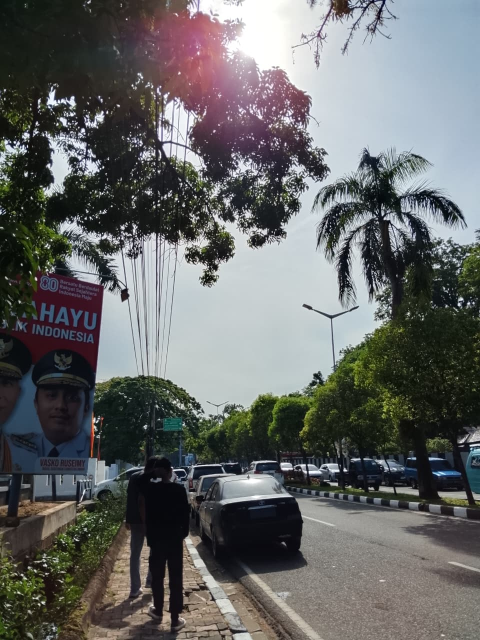
#> input picture PERTEMUAN 6/TUGAS/citra.jpeg, 960 x 1280 px (shown at 1/2 size)
$ python Pipeline_Restorasi_Citra_untuk_Motion_Blur_dan_Noise.py
#> lines starting #> are read from the running program, lines starting #| are printed output that depends on the picture; long printed decimals are rounded
"""
PIPELINE RESTORASI CITRA UNTUK MOTION BLUR DAN NOISE

Program ini melakukan:
1. Membaca citra asli
2. Membuat degradasi (motion blur, gaussian + blur, S&P + blur)
3. Estimasi PSF berdasarkan parameter
4. Restorasi (Inverse, Wiener, Lucy-Richardson)
5. Evaluasi (MSE, PSNR, SSIM, waktu)
6. Visualisasi hasil dan spektrum frekuensi
"""

import cv2
import numpy as np
import matplotlib.pyplot as plt
import time
from skimage.metrics import structural_similarity as ssim
from scipy.signal import convolve2d
from scipy.signal import fftconvolve
from skimage.restoration import richardson_lucy


# ==========================================================
# MEMBACA CITRA ASLI
# ==========================================================

image = cv2.imread("citra.jpeg", cv2.IMREAD_GRAYSCALE)
#> image: shape (1280, 960); min 0, max 255, mean 102.8

if image is None:
    print("Gambar tidak ditemukan")
    exit()

image = cv2.resize(image, (256,256))
#> image: shape (256, 256)


# ==========================================================
# MEMBUAT PSF MOTION BLUR
# ==========================================================

def motion_psf(length=15, angle=30):

#> called with length = 15, angle = 30
    psf = np.zeros((length, length))
    center = length // 2

    for i in range(length):
        x = int(center + (i - center) * np.cos(np.deg2rad(angle)))
        y = int(center + (i - center) * np.sin(np.deg2rad(angle)))

        if 0 <= x < length and 0 <= y < length:
            psf[y, x] = 1

    psf /= psf.sum()
    return psf


psf = motion_psf(15,30)


# ==========================================================
# FUNGSI DEGRADASI
# ==========================================================

def apply_motion_blur(img, psf):
    return fftconvolve(img, psf, mode='same')


def add_gaussian_noise(img, sigma=20):
#> called with sigma = 20
    noise = np.random.normal(0, sigma, img.shape)
    noisy = img + noise
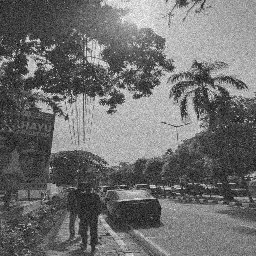
#> noisy: shape (256, 256) float64; min -62.48, max 314.3, mean 102.7; drawn with min black and max white
    return np.clip(noisy,0,255)


def add_sp_noise(img, prob=0.05):
#> called with prob = 0.05
    noisy = img.copy()
    rnd = np.random.rand(*img.shape)

    noisy[rnd < prob/2] = 0
    noisy[rnd > 1 - prob/2] = 255
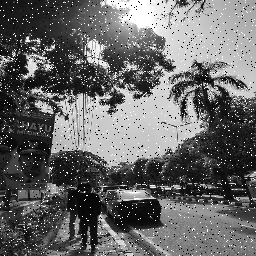
#> noisy: shape (256, 256); min 0, max 255, mean 104

    return noisy


# ==========================================================
# MEMBUAT VARIASI DEGRADASI
# ==========================================================

blur_only = apply_motion_blur(image, psf)

gauss_blur = apply_motion_blur(add_gaussian_noise(image), psf)

sp_blur = apply_motion_blur(add_sp_noise(image), psf)
#> in apply_motion_blur (call 3), `return fftconvolve(img, psf, mode='same')`:
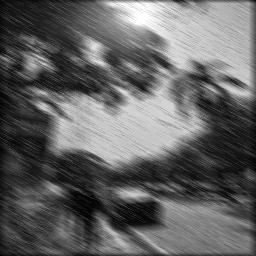
#> returned value: shape (256, 256) float64; min 3.36, max 255, mean 102; drawn with min black and max white


# ==========================================================
# RESTORASI
# ==========================================================

def inverse_filter(img, psf, eps=1e-3):

    G = np.fft.fft2(img)
    H = np.fft.fft2(psf, s=img.shape)

    F_hat = G / (H + eps)

    f = np.fft.ifft2(F_hat)
    return np.abs(f)


def wiener_filter(img, psf, K=0.01):

    G = np.fft.fft2(img)
    H = np.fft.fft2(psf, s=img.shape)

    H_conj = np.conj(H)

    F_hat = (H_conj / (np.abs(H)**2 + K)) * G

    f = np.fft.ifft2(F_hat)
    return np.abs(f)


def lucy_restoration(img, psf, iter=10):
    img = img / 255.0
    result = richardson_lucy(img, psf, num_iter=iter)
    return np.clip(result*255,0,255)


# ==========================================================
# METRIK EVALUASI
# ==========================================================

def mse(a,b):
    return np.mean((a-b)**2)


def psnr(a,b):
    m = mse(a,b)
    if m == 0:
        return 100
    return 20*np.log10(255.0/np.sqrt(m))


def ssim_val(a,b):
    return ssim(a.astype(np.uint8), b.astype(np.uint8))


# ==========================================================
# PROSES RESTORASI DAN EVALUASI
# ==========================================================

datasets = {
    "Motion Blur": blur_only,
    "Gaussian + Blur": gauss_blur,
    "SP + Blur": sp_blur
}

methods = {
    "Inverse": inverse_filter,
    "Wiener": wiener_filter,
    "Lucy": lucy_restoration
}

results = []

for name, img in datasets.items():

    for mname, method in methods.items():

        start = time.time()

        if mname == "Lucy":
            restored = method(img, psf)
        else:
            restored = method(img, psf)

        end = time.time()

        results.append([
            name,
            mname,
            mse(image, restored),
            psnr(image, restored),
            ssim_val(image, restored),
            end-start
        ])
#> this loop made 3 passes
#> name on passes 1 to 3: 'Motion Blur', 'Gaussian + Blur', 'SP + Blur'
#> pass 1, in lucy_restoration, `result = richardson_lucy(img, psf, num_iter=iter)`:
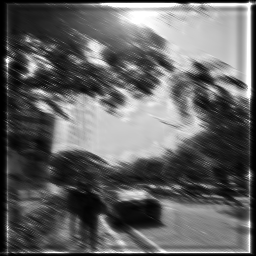
#> result: shape (256, 256) float64; min 5.62e-05, max 1, mean 0.392
#> after the loop, results = 9 items


# ==========================================================
# TABEL HASIL
# ==========================================================

print("\nTABEL HASIL RESTORASI")
print("="*90)
print(f"{'Data':20} {'Metode':15} {'MSE':10} {'PSNR':10} {'SSIM':10} {'Time':10}")
print("-"*90)

for r in results:
    print(f"{r[0]:20} {r[1]:15} {r[2]:10.2f} {r[3]:10.2f} {r[4]:10.3f} {r[5]:10.5f}")
#> this loop made 9 passes
#> r on passes 2, 3, 5, 6, 7, 8, 9: ['Motion Blur', 'Wiener', 4073.7, 12.03, 0.119, 0.0051], ['Motion Blur', 'Lucy', 1339.7, 16.86, 0.59, 0.0681], ['Gaussian + Blur', 'Wiener', 4155.6, 11.94, 0.0748, 0.0049], ['Gaussian + Blur', 'Lucy', 1405.5, 16.65, 0.502, 0.0679], ['SP + Blur', 'Inverse', 409121.4, -7.99, 0.00707, 0.00437], ['SP + Blur', 'Wiener', 4303.3, 11.79, 0.0583, 0.00468], ['SP + Blur', 'Lucy', 1568.5, 16.18, 0.424, 0.06]
#| Motion Blur          Inverse          414564.93      -8.05      0.007    0.00514
#| Motion Blur          Wiener             4073.72      12.03      0.119    0.0051
#| Motion Blur          Lucy               1339.68      16.86      0.590    0.06811
#| Gaussian + Blur      Inverse          410201.91      -8.00      0.008    0.00434
#| Gaussian + Blur      Wiener             4155.65      11.94      0.075    0.0049
#| Gaussian + Blur      Lucy               1405.54      16.65      0.502    0.06788
#| SP + Blur            Inverse          409121.43      -7.99      0.007    0.00437
#| SP + Blur            Wiener             4303.33      11.79      0.058    0.00468
#> (further printed lines are left out)


# ==========================================================
# VISUALISASI CITRA
# ==========================================================

# ----------------------------------------------------------
# CITRA ASLI DAN DEGRADASI
# ----------------------------------------------------------

plt.figure(figsize=(12,5))
plt.suptitle("Citra Asli dan Degradasi Motion Blur dan Noise")

plt.subplot(1,4,1)
plt.title("Citra Asli")
plt.imshow(image,cmap='gray')
plt.axis('off')

plt.subplot(1,4,2)
plt.title("Motion Blur")
plt.imshow(blur_only,cmap='gray')
plt.axis('off')

plt.subplot(1,4,3)
plt.title("Gaussian + Blur")
plt.imshow(gauss_blur,cmap='gray')
plt.axis('off')

plt.subplot(1,4,4)
plt.title("SP + Blur")
plt.imshow(sp_blur,cmap='gray')
plt.axis('off')

plt.show()


# ----------------------------------------------------------
# HASIL RESTORASI
# ----------------------------------------------------------

for name, img in datasets.items():

    plt.figure(figsize=(10,4))
    plt.suptitle("Hasil Restorasi - " + name)

    for i,(mname,method) in enumerate(methods.items()):

        if mname == "Lucy":
            res = method(img, psf)
        else:
            res = method(img, psf)

        plt.subplot(1,3,i+1)
        plt.title(mname)
        plt.imshow(res,cmap='gray')
        plt.axis('off')

    plt.show()
#> this loop made 3 passes
#> name on passes 1 to 3: 'Motion Blur', 'Gaussian + Blur', 'SP + Blur'
#> pass 1, `plt.show()`:
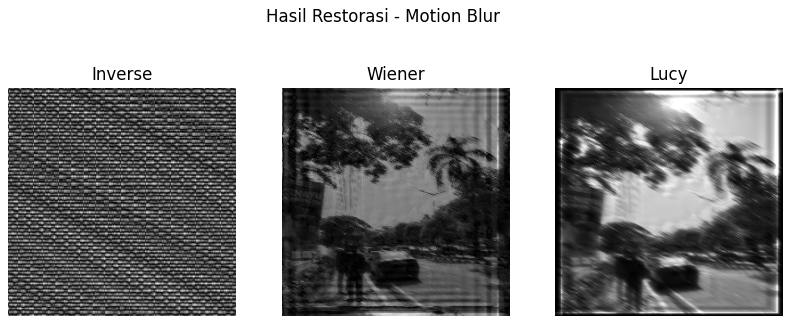
#> figure drawn by matplotlib, 3 panels


# ----------------------------------------------------------
# SPEKTRUM FREKUENSI
# ----------------------------------------------------------

def show_spectrum(img, title):

#> called with title = 'Asli'
    f = np.fft.fft2(img)
    fshift = np.fft.fftshift(f)

    magnitude = np.log(np.abs(fshift)+1)
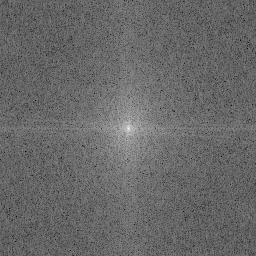
#> magnitude: shape (256, 256) float64; min 3.58, max 15.72, mean 8.57; drawn with min black and max white

    plt.imshow(magnitude,cmap='gray')
    plt.title(title)
    plt.axis('off')


plt.figure(figsize=(10,4))
plt.suptitle("Spektrum Frekuensi")

plt.subplot(1,2,1)
show_spectrum(image,"Asli")

plt.subplot(1,2,2)
show_spectrum(blur_only,"Blur")
#> call 2 of show_spectrum, with title = 'Blur'
#> in show_spectrum (call 2), `magnitude = np.log(np.abs(fshift)+1)`:
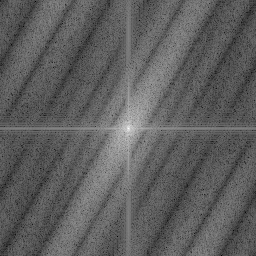
#> magnitude: shape (256, 256) float64; min 1.11, max 15.7, mean 6.53; drawn with min black and max white

plt.show()


# ==========================================================
# ANALISIS OTOMATIS
# ==========================================================

print("\nANALISIS METODE TERBAIK (PSNR)")
print("="*60)

for name in datasets.keys():

    subset = [r for r in results if r[0]==name]

    best = max(subset, key=lambda x: x[3])

    print(f"{name} -> {best[1]} (PSNR = {best[3]:.2f})")
#> this loop made 3 passes
#| Motion Blur -> Lucy (PSNR = 16.86)
#| Gaussian + Blur -> Lucy (PSNR = 16.65)
#| SP + Blur -> Lucy (PSNR = 16.18)
